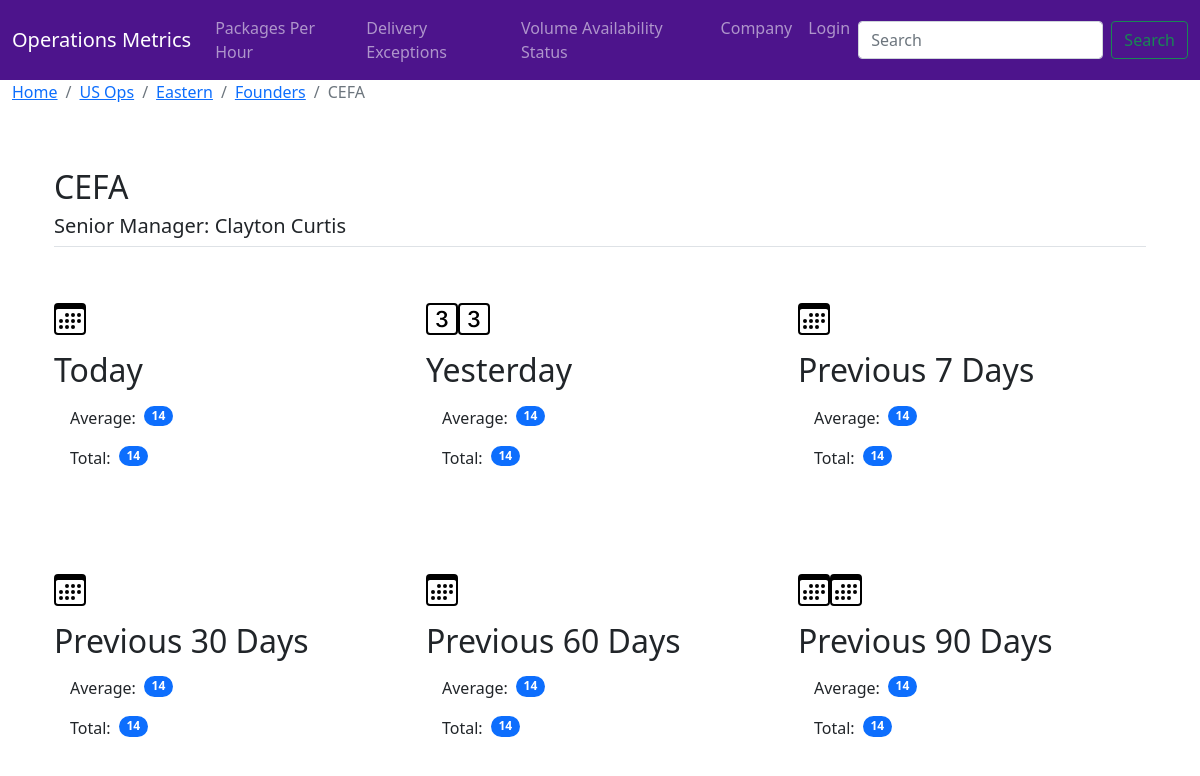
The app's page /location/10 with its own data.
### opMetrics/models.py (models this page shows, shortened)
class Location(models.Model):
    district = models.ForeignKey(District, on_delete=models.CASCADE, null=True)
    name = models.CharField(max_length=5, help_text='Enter the Location Name.')
    senior_Manager = models.CharField(max_length=25, help_text='Enter the Location Type.')
    Hub, Ramp, Station = 'Hub', 'Ramp', 'Station'
    typeChoices = [
        (Hub, 'Hub'), (Ramp, 'Ramp'), (Station, 'Station')
    ]
    type = models.CharField(
        max_length=10,
        choices=typeChoices,
        default=Hub,
    )
    Alabama       , Alaska        , Arizona        = 'AL', 'AK', 'AZ'
    Arkansas      , California    , Colorado       = 'AR', 'CA', 'CO'
    Connecticut   , Delaware      , Florida        = 'CT', 'DE', 'FL'
    Georgia       , Hawaii        , Idaho          = 'GA', 'HI', 'ID'
    Illinois      , Indiana       , Iowa           = 'IL', 'IN', 'IA'
    Kansas        , Kentucky      , Louisiana      = 'KS', 'KY', 'LA'
    Maine         , Maryland      , Massachusetts  = 'ME', 'MD', 'MA'
    Michigan      , Minnesota     , Mississippi    = 'MI', 'MN', 'MS'
    Missouri      , Montana       , Nebraska       = 'MO', 'MT', 'NE'
    Nevada        , New_Hampshire , New_Jersey     = 'NV', 'NH', 'NJ'
    New_Mexico    , New_York      , North_Carolina = 'NM', 'NY', 'NC'
    North_Dakota  , Ohio          , Oklahoma       = 'OR', 'PA', 'RI'
    Oregon        , Pennsylvania  , Rhode_Island   = 'OR', 'PA', 'RI'
    South_Carolina, South_Dakota  , Tennessee      = 'SC', 'SD', 'TN'
    Texas         , Utah          , Vermont        = 'TX', 'UT', 'VT'
    Virginia      , Washington    , West_Virginia  = 'VA', 'WA', 'WV'
    Wisconsin     , Wyoming                        = 'WI', 'WY'
    stateChoices = [
        (Alabama       , 'Alabama'       ), (Alaska       , 'Alaska'       ), (Arizona       , 'Arizona       '),
        (Arkansas      , 'Arkansas'      ), (California   , 'California'   ), (Colorado      , 'Colorado      '),
        (Connecticut   , 'Connecticut'   ), (Delaware     , 'Delaware'     ), (Florida       , 'Florida       '),
        (Georgia       , 'Georgia'       ), (Hawaii       , 'Hawaii'       ), (Idaho         , 'Idaho         '),
        (Illinois      , 'Illinois'      ), (Indiana      , 'Indiana'      ), (Iowa          , 'Iowa          '),
        (Kansas        , 'Kansas'        ), (Kentucky     , 'Kentucky'     ), (Louisiana     , 'Louisiana     '),
        (Maine         , 'Maine'         ), (Maryland     , 'Maryland'     ), (Massachusetts , 'Massachusetts '),
        (Michigan      , 'Michigan'      ), (Minnesota    , 'Minnesota'    ), (Mississippi   , 'Mississippi   '),
        (Missouri      , 'Missouri'      ), (Montana      , 'Montana'      ), (Nebraska      , 'Nebraska      '),
        (Nevada        , 'Nevada'        ), (New_Hampshire, 'New Hampshire'), (New_Jersey    , 'New Jersey    '),
        (New_Mexico    , 'New Mexico'    ), (New_York     , 'New York'     ), (North_Carolina, 'North Carolina'),
        (North_Dakota  , 'North Dakota'  ), (Ohio         , 'Ohio'         ), (Oklahoma      , 'Oklahoma      '),
        (Oregon        , 'Oregon'        ), (Pennsylvania , 'Pennsylvania' ), (Rhode_Island  , 'Rhode Island  '),
        (South_Carolina, 'South Carolina'), (South_Dakota , 'South Dakota' ), (Tennessee     , 'Tennessee     '),
        (Texas         , 'Texas'         ), (Utah         , 'Utah'         ), (Vermont       , 'Vermont       '),
        (Virginia      , 'Virginia'      ), (Washington   , 'Washington'   ), (West_Virginia , 'West Virginia '),
        (Wisconsin     , 'Wisconsin'     ), (Wyoming      , 'Wyoming'      )
    ]
    state = models.CharField(
        max_length=2,
        choices=stateChoices,
        default=Alabama
    )
    now = datetime.now()
    today = f"{now.strftime('%Y')}-{now.strftime('%m')}-{now.strftime('%d')}"
    def __str__(self):
        return self.name

class District(models.Model):
    region = models.ForeignKey(Region, on_delete=models.CASCADE, null=True, default='')
    name = models.CharField(max_length=15, help_text='Enter District Name.')
    def get_absolute_url(self):
        return reverse('district-detail', args=[str(self.id)])
    def __str__(self):
        return self.name

class Region(models.Model):
    division = models.ForeignKey(Division, on_delete=models.CASCADE, null=True)
    name = models.CharField(max_length=15, help_text='Region Name', default='')
    def get_absolute_url(self):
        return reverse('region-detail', args=[str(self.id)])
    def __str__(self):
        return self.name

class Division(models.Model):
    company = models.ForeignKey(Company, on_delete=models.CASCADE, null=True)
    name = models.CharField(max_length=10, help_text='Division Name')
    def get_absolute_url(self):
        return reverse('division-detail', args=[str(self.id)])
    def __str__(self):
        return self.name

### opMetrics/views.py (the view, shortened to what this page needs)
# urls.py: path('location/<int:pk>', views.LocationDetailView.as_view(), name='location-detail'),
class LocationDetailView(generic.DetailView):
    model = Location
    getToday()

### opMetrics/templates/opMetrics/location_detail.html (shortened to what this page needs)
{% extends 'opMetrics/base.html' %}
{% load static %}
{% block content %}
<main>
    <div class="container-fluid">
      <nav aria-label="breadcrumb">
        <ol class="breadcrumb">
          <li class="breadcrumb-item"><a href="{% url 'home' %}">Home</a></li>
          <li class="breadcrumb-item"><a href="{{ location.district.region.division.get_absolute_url }}">{{ location.district.region.division }}</a></li>
          <li class="breadcrumb-item"><a href="{{ location.district.region.get_absolute_url }}">{{ location.district.region }}</a></li>
          <li class="breadcrumb-item"><a href="{{ location.district.get_absolute_url }}">{{ location.district }}</a></li>
          <li class="breadcrumb-item active" aria-current="page">{{ location }}</li>
        </ol>
      </nav>
    </div>
<div class="container px-4 py-5" id="locationContainer">
<h2 class="">{{ location }}</h2>
<h5 class="pb-2 border-bottom">Senior Manager: {{ location.senior_Manager }}</h5>
<div class="row g-4 py-5 row-cols-1 row-cols-lg-3">
    <div class="feature col">
        <div class="feature-icon d-inline-flex align-items-center justify-content-center text-bg-primary bg-gradient fs-2 mb-3">
            <svg class="bi" width="1em" height="1em"><use xlink:href="#calendar3"/></svg>
        </div>
        <h3 class="fs-2">Today</h3>
        <ul class="list-group list-group-flush">
            <li class="list-group-item d-flex gap-2 align-items-start border-bottom-0">
                Average:
                <span class="badge bg-primary rounded-pill">14</span>
            </li>
            <li class="list-group-item d-flex gap-2 align-items-start">
                Total:
                <span class="badge bg-primary rounded-pill">14</span>
            </li>
        </ul>
    </div>
    <div class="feature col">
        <div class="feature-icon d-inline-flex align-items-center justify-content-center text-bg-primary bg-gradient fs-2 mb-3">
            <svg class="bi" width="1em" height="1em"><use xlink:href="#3-square"/></svg>
            <svg class="bi" width="1em" height="1em"><use xlink:href="#3-square"/></svg>
        </div>
        <h3 class="fs-2">Yesterday</h3>
        <ul class="list-group list-group-flush">
            <li class="list-group-item d-flex gap-2 align-items-start border-bottom-0">
                Average:
                <span class="badge bg-primary rounded-pill">14</span>
            </li>
            <li class="list-group-item d-flex gap-2 align-items-start">
                Total:
                <span class="badge bg-primary rounded-pill">14</span>
            </li>
        </ul>
    </div>
    <div class="feature col">
        <div class="feature-icon d-inline-flex align-items-center justify-content-center text-bg-primary bg-gradient fs-2 mb-3">
            <svg class="bi" width="1em" height="1em"><use xlink:href="#calendar3"/></svg>
        </div>
        <h3 class="fs-2">Previous 7 Days</h3>
        <ul class="list-group list-group-flush">
            <li class="list-group-item d-flex gap-2 align-items-start border-bottom-0">
                Average:
                <span class="badge bg-primary rounded-pill">14</span>
            </li>
            <li class="list-group-item d-flex gap-2 align-items-start">
                Total:
                <span class="badge bg-primary rounded-pill">14</span>
            </li>
        </ul>
    </div>
</div>
    <div class="row g-4 py-5 row-cols-1 row-cols-lg-3">
        <div class="feature col">
            <div class="feature-icon d-inline-flex align-items-center justify-content-center text-bg-primary bg-gradient fs-2 mb-3">
                <svg class="bi" width="1em" height="1em"><use xlink:href="#calendar3"/></svg>
            </div>
            <h3 class="fs-2">Previous 30 Days</h3>
            <ul class="list-group list-group-flush">
                <li class="list-group-item d-flex gap-2 align-items-start border-bottom-0">
                    Average:
                    <span class="badge bg-primary rounded-pill">14</span>
                </li>
                <li class="list-group-item d-flex gap-2 align-items-start">
                    Total:
                    <span class="badge bg-primary rounded-pill">14</span>
                </li>
            </ul>
        </div>
        <div class="feature col">
            <div class="feature-icon d-inline-flex align-items-center justify-content-center text-bg-primary bg-gradient fs-2 mb-3">
                <svg class="bi" width="1em" height="1em"><use xlink:href="#calendar3"/></svg>
            </div>
            <h3 class="fs-2">Previous 60 Days</h3>
            <ul class="list-group list-group-flush">
                <li class="list-group-item d-flex gap-2 align-items-start border-bottom-0">
                    Average:
                    <span class="badge bg-primary rounded-pill">14</span>
                </li>
                <li class="list-group-item d-flex gap-2 align-items-start">
                    Total:
                    <span class="badge bg-primary rounded-pill">14</span>
                </li>
            </ul>
        </div>
        <div class="feature col">
            <div class="feature-icon d-inline-flex align-items-center justify-content-center text-bg-primary bg-gradient fs-2 mb-3">
                <svg class="bi" width="1em" height="1em"><use xlink:href="#calendar3"/></svg>
                <svg class="bi" width="1em" height="1em"><use xlink:href="#calendar3"/></svg>
            </div>
            <h3 class="fs-2">Previous 90 Days</h3>
            <ul class="list-group list-group-flush">
                <li class="list-group-item d-flex gap-2 align-items-start border-bottom-0">
                    Average:
                    <span class="badge bg-primary rounded-pill">14</span>
                </li>
                <li class="list-group-item d-flex gap-2 align-items-start">
                    Total:
                    <span class="badge bg-primary rounded-pill">14</span>
                </li>
            </ul>
        </div>
</div>
{% endblock %}

### records on screen
Location: district.region.division "US Ops", district.region "Eastern", district "Founders", name "CEFA", senior_Manager "Clayton Curtis"
